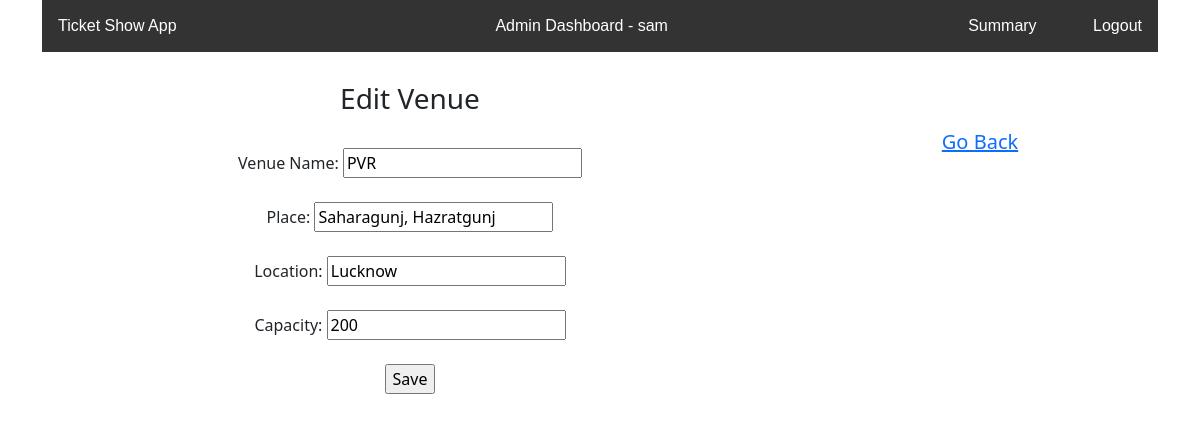
The app's page /venue/1/edit with its own data.
### application/models.py (models this page shows, shortened)
class Admin(db.Model):
    admin_id = db.Column(db.Integer, primary_key=True)
    a_username = db.Column(db.String(50), unique=True)
    a_password = db.Column(db.String(50), nullable=False)

class Venue(db.Model):
    v_id = db.Column(db.Integer, primary_key=True)
    v_name = db.Column(db.String(50),unique=True, nullable=False)
    v_place = db.Column(db.String(50), nullable=False)
    v_location = db.Column(db.String(50))
    v_capacity = db.Column(db.Integer, nullable=False)
    admin_id = db.Column(db.Integer, db.ForeignKey(
        'admin.admin_id'), default=1)
    v_shows = db.relationship(
        "Show", backref="which_venue", cascade="all, delete")

### application/controllers.py (the view, shortened to what this page needs)
@app.route('/venue/<int:v_id>/edit', methods=['GET', 'POST'])
def edit_venue(v_id):
    venue_details = Venue.query.get(v_id)
    admin_details = Admin.query.first()
    return render_template('edit_venue.html', admin_details=admin_details, venue_details=venue_details)

### templates/edit_venue.html (shortened to what this page needs)
<!DOCTYPE html>
<html lang="en">
<head>
    <link rel="stylesheet" href="/static/css/navbar.css">
    <link href="https://cdn.jsdelivr.net/npm/bootstrap@5.3.0-alpha1/dist/css/bootstrap.min.css" rel="stylesheet"
>
</head>
<body>
    <div class="container text-center">
        <nav>
            <a class="home-link " href="#">Ticket Show App</a>
            <a class="products-link" href="/admin/dashboard">Admin Dashboard - {{admin_details.a_username}} </a>
            <div class="right-links">
                <a href="#">Summary</a>
                <a href="/admin_login">Logout</a>
            </div>
        </nav>
        <div class="row" style="margin-top: 30px;">
            <div class="col-md-8">
                <h3>Edit Venue</h3><br>
                <form action="/venue/{{venue_details.v_id}}/edit" method="post" height="50%" width="40%">
                    Venue Name: <input type="text" name="venue_name" value="{{venue_details.v_name}}" required><br><br>
                    Place: <input type="text" name="place" value="{{venue_details.v_place}}" required><br><br>
                    Location: <input type="address" name="location" id="location" value="{{venue_details.v_location}}" required><br><br>
                    Capacity: <input type="number" name="capacity" value="{{venue_details.v_capacity}}" required><br><br>
                    <input type="submit" value="Save"><br><br>
                </form>
            </div>
            <div class="col-md-4">
                <br><br>
                <a href="/admin/dashboard">
                    <h5>Go Back</h5>
                </a>
            </div>
        </div>
    </div>
</body>
</html>

### static/css/navbar.css (style rules this page uses)
nav { overflow: hidden; background-color: #333; font-family: Arial, sans-serif; }
nav a { display: inline-block; color: white; text-align: center; padding: 14px 16px; text-decoration: none; }
nav .home-link { float: left; }
nav .right-links { float: right; }
nav a:not(.home-link):not(.right-links) { margin-left: 20px; }
nav .products-link { position: relative; left: 10%; transform: translateX(-50%); }

### records on screen
Admin: a_username "sam"
Venue: venue_name "PVR", place "Saharagunj, Hazratgunj", location "Lucknow", capacity "200"
